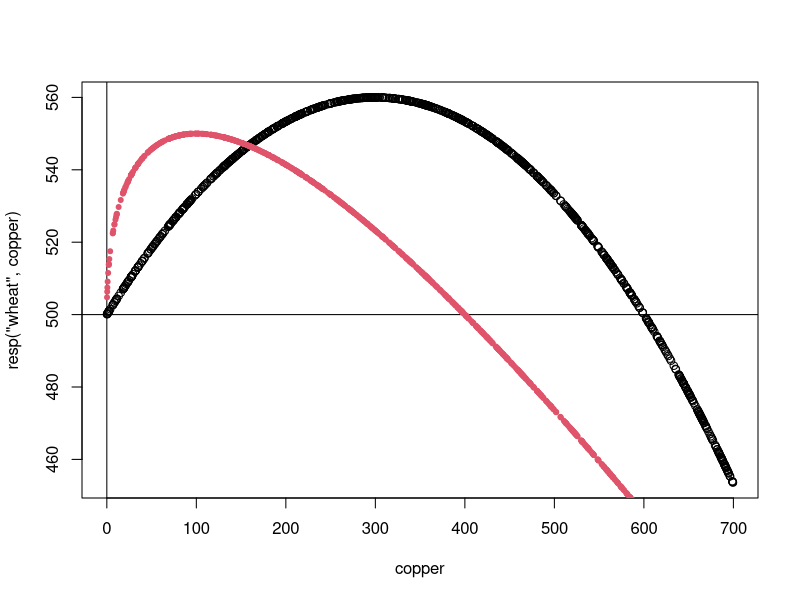

R code for this plot:
#' Simulation function for the "chicks"
#' example given in "A Sequence of Games Useful in Teaching Experimental Design to Agriculture Students"
#' K. H. Pollock, H. M. Ross-Parker and R. Mead
#' and
#'  R. Mead (1974) The Use of Computer Simulation Games in the Teaching
#' of Elementary Statistics to Agriculturalists, International Journal of Mathematical Educational in
#' Science and Technology, 5:3-4, 705-712, 

#' Questions to answer
#' 1. What quantity of copper must be added to a maize diet
#' to give maximum growth rate?
#' 2. What quantity of copper must be added to a wheat diet
#' to give maximum growth rate?
#' 3. What is the increase in growth rate obtained for a maize
#' diet with the best quantity of copper (as specified in 1.)
#' compared with no copper?
#' 4. What is the increase in growth rate obtained for a wheat
#' diet with the best quantity of copper (as specified in 2.)
#' compared with no copper?
#' 5. Which diet responds more to copper? (i.e., which diet
#' gives the larger increase in growth rate when copper is
#' added at its best level, compared with no added copper?)
#'
set.seed(1234)

resp <- function(type, copper){
    b0 <- 500
    if(type == "wheat"){
        res = b0  + (2/5)*copper - (1/1500)*copper^2
    }else{
        res = b0 + 10*sqrt(copper) - (1/2)*copper
    }
    return(res)
}
copper <- runif(1000,0,700)
plot(copper, resp("wheat",copper))
abline(h = 500)
abline(v = 0)
points(copper,resp("maize",copper),pch = 20,col = 2)
